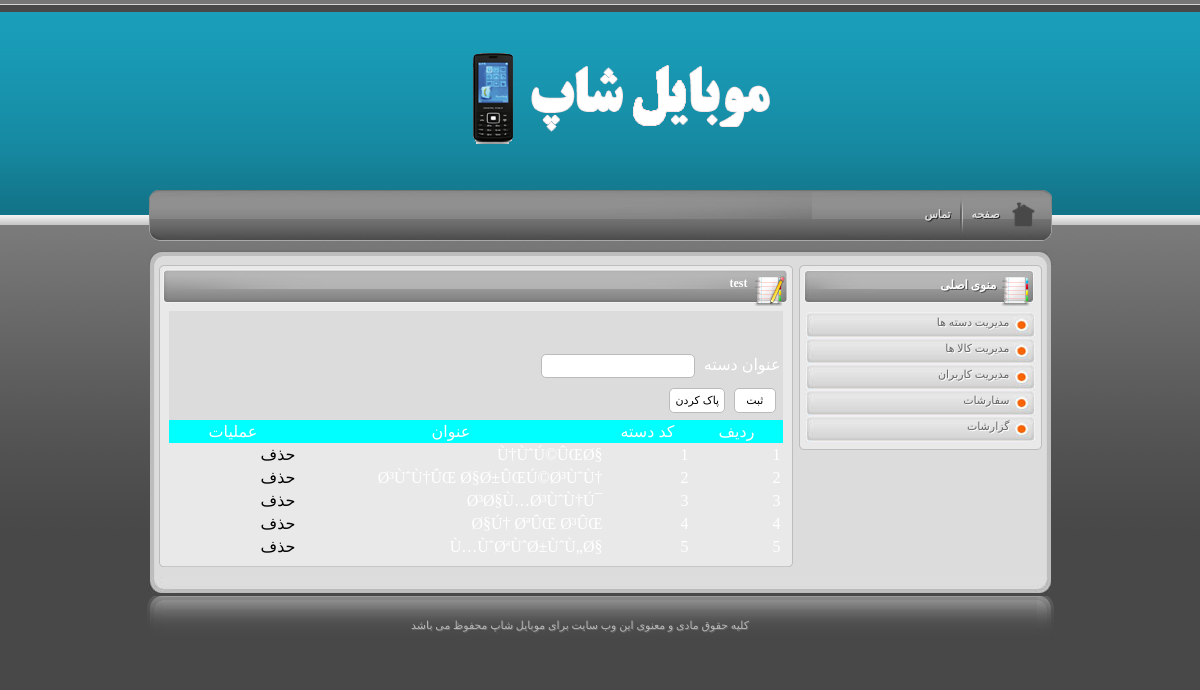
The page /project_shop/funcs/editor/adminpanel/cat/index.php (signed in) on the database its author committed.
### tables this page shows
CREATE TABLE `tblcat` (
  `catid` int(2) NOT NULL auto_increment,
  `name` varchar(1000) NOT NULL,
  PRIMARY KEY  (`catid`)
);

### project_shop/funcs/editor/adminpanel/cat/index.php (the view, shortened to what this page needs)
﻿<!DOCTYPE html PUBLIC "-//W3C//DTD XHTML 1.0 Transitional//EN" "http://www.w3.org/TR/xhtml1/DTD/xhtml1-transitional.dtd">
<html xmlns="http://www.w3.org/1999/xhtml">
<head>
</head>
<body>
<div class="top"></div>
<div class="base">
<div class="middle">
<div class="logo">&nbsp; </div>
<div class="topmenu">
<div class="right"></div>
<div class="body">
<ul id="iconbar">
<li class="home"><a href="index.html">صفحه  </a></li>
<li><a href="tamas.html">تماس </a></li>
</ul>
</div>
<div class="left">
</div>
<div class="content">
<div class="content_top"></div>
<div class="content_bg">
<div id="right2">
	<div class="about"><div class="about_top"></div>
	<?php include '../menu.php'; ?>
		<div class="about_bottom"></div>
	</div>
</div>
<div id="left2">
<div class="post">
<div class="post_top">
  <h2><a href="#"></a>test</h2>
</div>
<div class="post_body">
<div class="text">
<table width="100%" border="0" cellspacing="2" cellpadding="2" dir="ltr">
    <tr>
      <td colspan="4" bgcolor="#DCDCDC" dir="rtl"><div align="right">
        <form name="form1" method="post" action="">
          <p>&nbsp;</p>
          <p>
            <label>عنوان دسته
            <input name="catname" type="text" id="catname">
            </label>
          </p>
          <p>
            <label>
            <input name="Submit" type="submit" class="auto-style2" value="  ثبت  ">
            </label>
            <label>
            <input name="Submit2" type="reset" class="auto-style2" value="پاک کردن">
            </label>
          </p>
        </form>
        </div></td>
      </tr>
	<tr>
      <td width="21%" bgcolor="#00FFFF"><div align="center" class="style1">عملیات</div></td>
      <td width="50%" bgcolor="#00FFFF"><div align="center" class="style1">عنوان</div></td>
      <td width="14%" bgcolor="#00FFFF"><div align="center" class="style1">کد دسته </div></td>
      <td width="15%" bgcolor="#00FFFF"><div align="center" class="style1">ردیف</div></td>
    </tr>
	<?php
		$r=mysql_query("select * from tblcat");
		$i=0;
		while($rows=mysql_fetch_assoc($r))
		{
			echo "<tr align=right>";
			echo "<td><a href=del.php?id=".$rows['catid'].">حذف</a></td>";
			echo "<td>".$rows['name']."</td>";
			echo "<td>".$rows['catid']."</td>";
			echo "<td>".++$i."</td>";
			echo "</tr>";
		}
	?>
  </table>
</div>
</div>
<div class="post_bottom"></div>
</div>
</div>
</div>
<div class="content_bottom"></div>
</div>
<div class="footer">
<div class="footer_right"></div>
<div class="footer_body"><div class="text"> کلیه حقوق مادی و معنوی این وب سایت برای موبایل شاپ محفوظ می باشد <br />
</div>
</div>
<div class="footer_left"></div>
</div>
</div>
</div>
</body>
</html>

### project_shop/funcs/editor/style.css (style rules this page uses)
﻿ body, h1, h2, h3, h4, h5, h6, blockquote, p, form, ul, li { margin: 0; padding: 0; }
li { direction:rtl; text-align:right; list-style:none; }
a { color:#000000; text-decoration:none; }
body { font-family: tahoma; font-size:11px; text-align:right; color: #fff; margin: 0; padding: 0; direction:rtl; background:url(images/bg.jpg) repeat; }
input,textarea,select { -webkit-border-radius: 5px; -moz-border-radius: 5px; background:#FFF none repeat scroll 0 0; border:1px solid #BBB; font-size:11px; margin:5px 5px 5px 0; padding:5px 5px 5px 5px; font-family:Tahoma, Geneva, sans-serif; }
.base { width:100%; float:right; background: url(images/base.jpg) repeat-x; min-height:224px; }
.middle { width:907px; margin: 0 auto; position:relative; }
.logo { height:175px; position:relative; background:url(images/middle.png) no-repeat center top; }
.top { width:100%; height:5px; background:url(images/top.jpg) repeat-x; float:right; }
.topmenu { width:907px; float:right; margin:0px 0 0 0; }
.topmenu .right { width:42px; height:57px; float:right; background:url(images/topmenu_right.png) no-repeat; }
.topmenu .body { width:811px; height:57px; float:right; background:url(images/topmenu_bg.png) repeat-x; }
.topmenu .body li { padding:0 5px 0 2px; float:right; background:url(images/li_bg.png) no-repeat right; height:57px; width:auto; line-height:55px; position:relative }
.topmenu .body li.home { background:none; }
.topmenu .body li a { font-weight:700; color:#e0e0e0; text-shadow:1px 1px #2a2a2a; height:57px; padding:0 7px 0 7px; float:right; line-height:55px }
.topmenu .left { width:54px; height:57px; float:right; background:url(images/topmenu_left.png) no-repeat; position:relative }
.content { width:907px; float:right; margin:5px 0 0 0; }
.content_top { width:907px; float:right; height:16px; background:url(images/content_top.jpg) no-repeat; }
.content_bg { width:907px; float:right; background:url(images/content_bg.png) repeat-y; }
.content_bottom { width:907px; float:right; height:16px; background:url(images/content_bottom.jpg) no-repeat; }
.about { width:243px; float:right; margin:0px 12px 0 0; }
.about_top { width:243px; height:5px; float:right; background:url(images/about_top.jpg) no-repeat; }
.about_bottom { width:243px; height:5px; float:right; background:url(images/about_bottom.jpg) no-repeat; }
.anyClass_01 ul,li { width:280px; float:right; height:auto }
.anyClass_02 ul,li { width:280px; float:right; height:auto }
.anyClass_03 ul,li { width:300px; float:right; height:auto }
.footer { width:907px; float:right; margin:3px 0 0 0 }
.footer_right { width:17px; height:66px; float:right; background:url(images/footer_right.png) no-repeat; }
.footer_body { width:873px; height:66px; float:right; background:url(images/footer_bg.png) repeat-x; color:#b6b8b5; text-align:center; }
.footer_body .text { width:100%; margin:20px; float:right; text-align:center; line-height:18px; text-shadow:1px 1px #666 }
.footer_left { width:17px; height:66px; float:right; background:url(images/footer_left.png) no-repeat; }
#right2 { width:243px; float:right; }
#left2 { width:634px; float:right; margin:0px 6px 0 0 ; }
.post { width:634px; float:right; margin:0 12px 10px 0; }
.post_top { width:634px; float:right; background:url(images/post_top.jpg) no-repeat; height:41px; }
.post_top h2 { width:100%; font-size:12px; float:right; color:#fff; text-shadow:1px 1px #ff; padding:0 45px 0 0; line-height:37px }
.post_body { width:634px; float:right; background:url(images/post_bg.jpg) repeat-y; }
.post_body .text { width:614px; float:right; text-align:justify; margin:5px 10px 5px 0; color:#444; line-height:18px; font-size:11px }
.post_bottom { width:634px; float:right; background:url(images/post_bottom.jpg) no-repeat; height:4px; }
table { border-collapse:collapse; }

### rows shown on the page
tblcat: name "Ù†ÙˆÚ©ÛŒØ§", catid "1"
tblcat: name "Ø³ÙˆÙ†ÛŒ Ø§Ø±ÛŒÚ©Ø³ÙˆÙ†", catid "2"
tblcat: name "Ø³Ø§Ù…Ø³ÙˆÙ†Ú¯", catid "3"
tblcat: name "Ø§Ú† ØªÛŒ Ø³ÛŒ", catid "4"
tblcat: name "Ù…ÙˆØªÙˆØ±ÙˆÙ„Ø§", catid "5"
